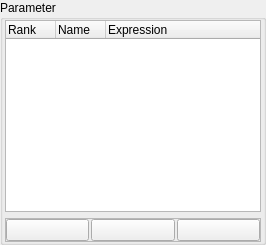
              <widget class="QGroupBox" name="groupBox_param">
               <property name="enabled">
                <bool>true</bool>
               </property>
               <property name="sizePolicy">
                <sizepolicy hsizetype="Expanding" vsizetype="Preferred">
                 <horstretch>0</horstretch>
                 <verstretch>0</verstretch>
                </sizepolicy>
               </property>
               <property name="minimumSize">
                <size>
                 <width>0</width>
                 <height>0</height>
                </size>
               </property>
               <property name="maximumSize">
                <size>
                 <width>16777215</width>
                 <height>16777215</height>
                </size>
               </property>
               <property name="font">
                <font>
                 <weight>50</weight>
                 <bold>false</bold>
                </font>
               </property>
               <property name="layoutDirection">
                <enum>Qt::LeftToRight</enum>
               </property>
               <property name="autoFillBackground">
                <bool>false</bool>
               </property>
               <property name="title">
                <string>Parameter</string>
               </property>
               <layout class="QVBoxLayout" name="verticalLayout_3" stretch="2,1">
                <property name="sizeConstraint">
                 <enum>QLayout::SetDefaultConstraint</enum>
                </property>
                <property name="leftMargin">
                 <number>2</number>
                </property>
                <property name="topMargin">
                 <number>0</number>
                </property>
                <property name="rightMargin">
                 <number>2</number>
                </property>
                <property name="bottomMargin">
                 <number>0</number>
                </property>
                <item>
                 <widget class="QTreeWidget" name="treeWidget_parameters">
                  <property name="enabled">
                   <bool>true</bool>
                  </property>
                  <property name="sizePolicy">
                   <sizepolicy hsizetype="Preferred" vsizetype="Preferred">
                    <horstretch>0</horstretch>
                    <verstretch>0</verstretch>
                   </sizepolicy>
                  </property>
                  <property name="minimumSize">
                   <size>
                    <width>150</width>
                    <height>50</height>
                   </size>
                  </property>
                  <property name="maximumSize">
                   <size>
                    <width>999999</width>
                    <height>999999</height>
                   </size>
                  </property>
                  <attribute name="headerDefaultSectionSize">
                   <number>50</number>
                  </attribute>
                  <column>
                   <property name="text">
                    <string>Rank</string>
                   </property>
                  </column>
                  <column>
                   <property name="text">
                    <string>Name</string>
                   </property>
                  </column>
                  <column>
                   <property name="text">
                    <string>Expression</string>
                   </property>
                  </column>
                 </widget>
                </item>
                <item>
                 <widget class="QFrame" name="frame_3">
                  <property name="sizePolicy">
                   <sizepolicy hsizetype="Preferred" vsizetype="Fixed">
                    <horstretch>0</horstretch>
                    <verstretch>0</verstretch>
                   </sizepolicy>
                  </property>
                  <property name="frameShape">
                   <enum>QFrame::StyledPanel</enum>
                  </property>
                  <property name="frameShadow">
                   <enum>QFrame::Raised</enum>
                  </property>
                  <layout class="QHBoxLayout" name="horizontalLayout_2">
                   <property name="spacing">
                    <number>2</number>
                   </property>
                   <property name="margin">
                    <number>0</number>
                   </property>
                   <item>
                    <widget class="QPushButton" name="pushButton_param_add">
                     <property name="toolTip">
                      <string>Add virtual parameter</string>
                     </property>
                     <property name="text">
                      <string/>
                     </property>
                     <property name="icon">
                      <iconset>
                       <normaloff>:/plugins/PostTelemac/icons/Add_48x48.png</normaloff>:/plugins/PostTelemac/icons/Add_48x48.png</iconset>
                     </property>
                    </widget>
                   </item>
                   <item>
                    <widget class="QPushButton" name="pushButton_param_edit">
                     <property name="toolTip">
                      <string>Edit virtual parameter</string>
                     </property>
                     <property name="text">
                      <string/>
                     </property>
                     <property name="icon">
                      <iconset>
                       <normaloff>:/plugins/PostTelemac/icons/Settings_48x48.png</normaloff>:/plugins/PostTelemac/icons/Settings_48x48.png</iconset>
                     </property>
                    </widget>
                   </item>
                   <item>
                    <widget class="QPushButton" name="pushButton_param_delete">
                     <property name="toolTip">
                      <string>Delete virtual parameter</string>
                     </property>
                     <property name="text">
                      <string/>
                     </property>
                     <property name="icon">
                      <iconset>
                       <normaloff>:/plugins/PostTelemac/icons/Delete_48x48.png</normaloff>:/plugins/PostTelemac/icons/Delete_48x48.png</iconset>
                     </property>
                    </widget>
                   </item>
                  </layout>
                 </widget>
                </item>
               </layout>
              </widget>
